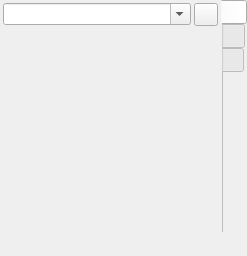
<?xml version="1.0" encoding="UTF-8"?>
<ui version="4.0">
 <class>ColorBox</class>
 <widget class="QWidget" name="ColorBox">
  <property name="geometry">
   <rect>
    <x>0</x>
    <y>0</y>
    <width>247</width>
    <height>256</height>
   </rect>
  </property>
  <layout class="QVBoxLayout" name="verticalLayout">
   <property name="spacing">
    <number>0</number>
   </property>
   <property name="leftMargin">
    <number>0</number>
   </property>
   <property name="topMargin">
    <number>0</number>
   </property>
   <property name="rightMargin">
    <number>0</number>
   </property>
   <property name="bottomMargin">
    <number>0</number>
   </property>
   <item>
    <widget class="QTabWidget" name="tabWidget">
     <property name="tabPosition">
      <enum>QTabWidget::East</enum>
     </property>
     <property name="currentIndex">
      <number>0</number>
     </property>
     <property name="iconSize">
      <size>
       <width>22</width>
       <height>22</height>
      </size>
     </property>
     <property name="documentMode">
      <bool>true</bool>
     </property>
     <widget class="QWidget" name="tab">
      <attribute name="icon">
       <iconset>
        <normaloff>:/icons/colorbox-pal.png</normaloff>:/icons/colorbox-pal.png</iconset>
      </attribute>
      <attribute name="title">
       <string/>
      </attribute>
      <layout class="QVBoxLayout" name="verticalLayout_2">
       <property name="spacing">
        <number>3</number>
       </property>
       <property name="leftMargin">
        <number>3</number>
       </property>
       <property name="topMargin">
        <number>3</number>
       </property>
       <property name="rightMargin">
        <number>3</number>
       </property>
       <property name="bottomMargin">
        <number>3</number>
       </property>
       <item>
        <layout class="QHBoxLayout" name="horizontalLayout">
         <property name="spacing">
          <number>3</number>
         </property>
         <item>
          <widget class="QComboBox" name="palettelist">
           <property name="sizePolicy">
            <sizepolicy hsizetype="Expanding" vsizetype="Fixed">
             <horstretch>0</horstretch>
             <verstretch>0</verstretch>
            </sizepolicy>
           </property>
           <property name="editable">
            <bool>true</bool>
           </property>
           <property name="insertPolicy">
            <enum>QComboBox::NoInsert</enum>
           </property>
          </widget>
         </item>
         <item>
          <widget class="QToolButton" name="paletteMenuButton">
           <property name="icon">
            <iconset theme="application-menu">
             <normaloff>theme:application-menu.svg</normaloff>theme:application-menu.svg</iconset>
           </property>
           <property name="popupMode">
            <enum>QToolButton::InstantPopup</enum>
           </property>
          </widget>
         </item>
        </layout>
       </item>
       <item>
        <widget class="PaletteWidget" name="palette" native="true">
         <property name="sizePolicy">
          <sizepolicy hsizetype="Expanding" vsizetype="Expanding">
           <horstretch>0</horstretch>
           <verstretch>0</verstretch>
          </sizepolicy>
         </property>
        </widget>
       </item>
      </layout>
     </widget>
     <widget class="QWidget" name="tab_2">
      <attribute name="icon">
       <iconset>
        <normaloff>:/icons/colorbox-hsv.png</normaloff>:/icons/colorbox-hsv.png</iconset>
      </attribute>
      <attribute name="title">
       <string/>
      </attribute>
      <layout class="QGridLayout" name="gridLayout">
       <property name="leftMargin">
        <number>3</number>
       </property>
       <property name="topMargin">
        <number>3</number>
       </property>
       <property name="rightMargin">
        <number>3</number>
       </property>
       <property name="bottomMargin">
        <number>3</number>
       </property>
       <property name="spacing">
        <number>3</number>
       </property>
       <item row="2" column="1">
        <widget class="GradientSlider" name="value">
         <property name="maximum">
          <number>255</number>
         </property>
        </widget>
       </item>
       <item row="3" column="0">
        <widget class="QLabel" name="label_4">
         <property name="text">
          <string>R</string>
         </property>
        </widget>
       </item>
       <item row="3" column="1">
        <widget class="GradientSlider" name="red">
         <property name="maximum">
          <number>255</number>
         </property>
        </widget>
       </item>
       <item row="4" column="0">
        <widget class="QLabel" name="label_5">
         <property name="text">
          <string>G</string>
         </property>
        </widget>
       </item>
       <item row="4" column="1">
        <widget class="GradientSlider" name="green">
         <property name="maximum">
          <number>255</number>
         </property>
        </widget>
       </item>
       <item row="0" column="0">
        <widget class="QLabel" name="label">
         <property name="text">
          <string>H</string>
         </property>
        </widget>
       </item>
       <item row="0" column="1">
        <widget class="HueSlider" name="hue">
         <property name="maximum">
          <number>359</number>
         </property>
        </widget>
       </item>
       <item row="5" column="0">
        <widget class="QLabel" name="label_6">
         <property name="text">
          <string>B</string>
         </property>
        </widget>
       </item>
       <item row="1" column="0">
        <widget class="QLabel" name="label_2">
         <property name="text">
          <string>S</string>
         </property>
        </widget>
       </item>
       <item row="2" column="0">
        <widget class="QLabel" name="label_3">
         <property name="text">
          <string>V</string>
         </property>
        </widget>
       </item>
       <item row="5" column="1">
        <widget class="GradientSlider" name="blue">
         <property name="maximum">
          <number>255</number>
         </property>
        </widget>
       </item>
       <item row="1" column="1">
        <widget class="GradientSlider" name="saturation">
         <property name="maximum">
          <number>255</number>
         </property>
        </widget>
       </item>
       <item row="6" column="1">
        <spacer name="verticalSpacer">
         <property name="orientation">
          <enum>Qt::Vertical</enum>
         </property>
         <property name="sizeHint" stdset="0">
          <size>
           <width>20</width>
           <height>40</height>
          </size>
         </property>
        </spacer>
       </item>
       <item row="0" column="2">
        <widget class="QSpinBox" name="huebox">
         <property name="maximum">
          <number>359</number>
         </property>
        </widget>
       </item>
       <item row="1" column="2">
        <widget class="QSpinBox" name="saturationbox">
         <property name="maximum">
          <number>255</number>
         </property>
        </widget>
       </item>
       <item row="2" column="2">
        <widget class="QSpinBox" name="valuebox">
         <property name="maximum">
          <number>255</number>
         </property>
        </widget>
       </item>
       <item row="3" column="2">
        <widget class="QSpinBox" name="redbox">
         <property name="maximum">
          <number>255</number>
         </property>
        </widget>
       </item>
       <item row="4" column="2">
        <widget class="QSpinBox" name="greenbox">
         <property name="maximum">
          <number>255</number>
         </property>
        </widget>
       </item>
       <item row="5" column="2">
        <widget class="QSpinBox" name="bluebox">
         <property name="maximum">
          <number>255</number>
         </property>
        </widget>
       </item>
      </layout>
     </widget>
     <widget class="QWidget" name="tab_3">
      <attribute name="icon">
       <iconset>
        <normaloff>:/icons/colorbox-wheel.png</normaloff>:/icons/colorbox-wheel.png</iconset>
      </attribute>
      <attribute name="title">
       <string/>
      </attribute>
      <layout class="QVBoxLayout" name="verticalLayout_3">
       <property name="spacing">
        <number>3</number>
       </property>
       <property name="leftMargin">
        <number>3</number>
       </property>
       <property name="topMargin">
        <number>3</number>
       </property>
       <property name="rightMargin">
        <number>3</number>
       </property>
       <property name="bottomMargin">
        <number>3</number>
       </property>
       <item>
        <widget class="ColorWheel" name="colorwheel">
         <property name="sizePolicy">
          <sizepolicy hsizetype="Minimum" vsizetype="Minimum">
           <horstretch>0</horstretch>
           <verstretch>0</verstretch>
          </sizepolicy>
         </property>
        </widget>
       </item>
      </layout>
     </widget>
    </widget>
   </item>
   <item>
    <widget class="PaletteWidget" name="lastused" native="true">
     <property name="minimumSize">
      <size>
       <width>0</width>
       <height>24</height>
      </size>
     </property>
    </widget>
   </item>
  </layout>
 </widget>
 <customwidgets>
  <customwidget>
   <class>ColorWheel</class>
   <extends>QWidget</extends>
   <header>ColorWheel</header>
  </customwidget>
  <customwidget>
   <class>GradientSlider</class>
   <extends>QSlider</extends>
   <header>GradientSlider</header>
  </customwidget>
  <customwidget>
   <class>HueSlider</class>
   <extends>GradientSlider</extends>
   <header>HueSlider</header>
  </customwidget>
  <customwidget>
   <class>PaletteWidget</class>
   <extends>QWidget</extends>
   <header>widgets/palettewidget.h</header>
  </customwidget>
 </customwidgets>
 <connections/>
</ui>
